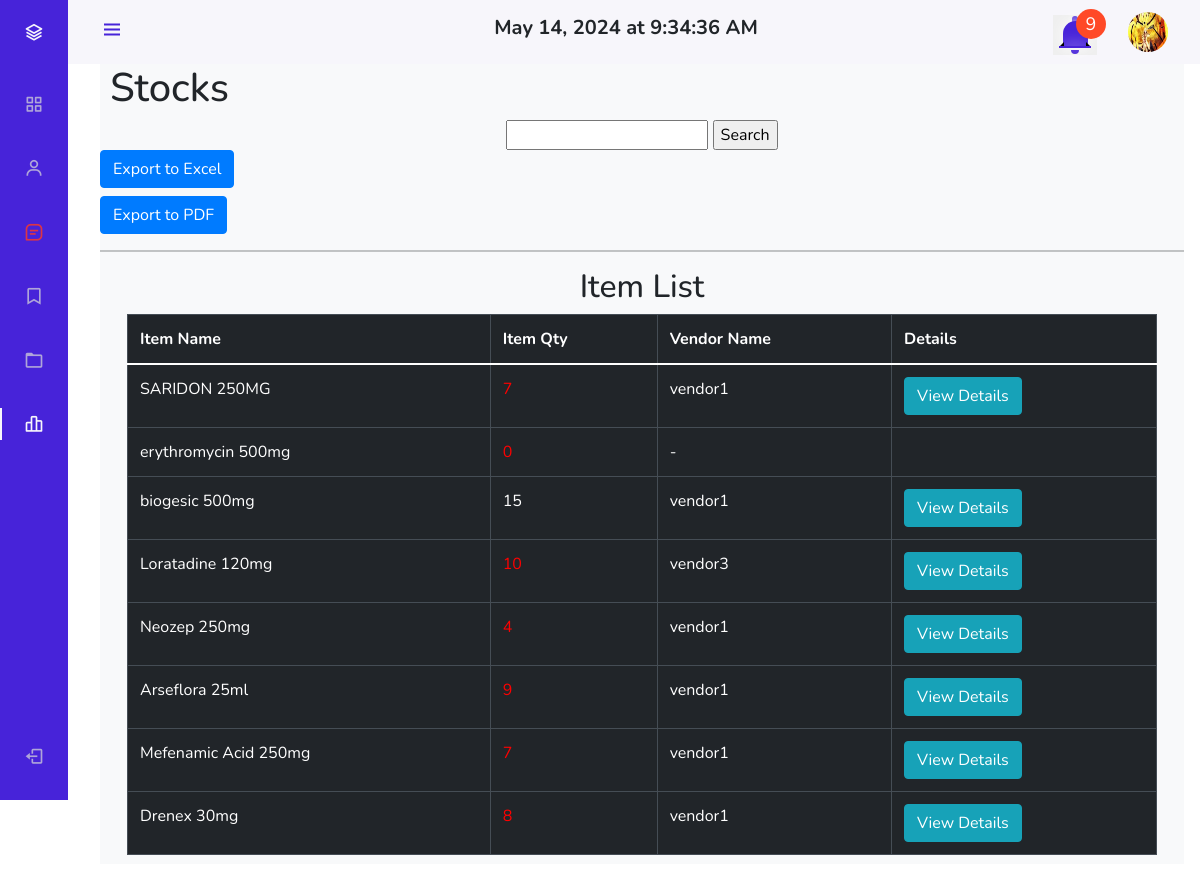
Screenshot of /pages/admin/admin_view_warehouse.php (signed in) with the database file from the repository.
### tables this page shows
CREATE TABLE `accounts` (
  `id` int(11) NOT NULL,
  `username` varchar(50) NOT NULL,
  `password` varchar(256) DEFAULT NULL,
  `email` varchar(100) NOT NULL,
  `role_as` int(11) NOT NULL,
  `picture` varchar(255) DEFAULT NULL
);

CREATE TABLE `items` (
  `code` int(11) NOT NULL,
  `item_name` varchar(50) NOT NULL,
  `what_for` varchar(256) NOT NULL,
  `unit_price` double NOT NULL,
  `mark_up` int(2) NOT NULL,
  `price` double NOT NULL,
  `type` varchar(256) NOT NULL,
  `classification` varchar(256) NOT NULL,
  `vendor_name` varchar(250) NOT NULL
);

### pages/admin/admin_view_warehouse.php (the view, shortened to what this page needs)
<!DOCTYPE html>
<html lang="en">
<head>
    <?php include "ham.php"; ?>
    <div class="height-100 bg-light">
        <h1 style="padding-left:10px;">Stocks</h1>
        <center>
            <form method='GET' action='../../actions/admin/admin_search_item.php'>
                <input type='text' name='search'>
                <input type='submit' name='submit' value='Search'>
            </form>
        </center>
        <button id='exportExcelBtn' class='btn btn-primary mb-2'>Export to Excel</button>
        <form id='pdfForm' action='../../actions/admin/admin_generate_pdf.php' method='post'>
            <button type='submit' name='generate_pdf' class='btn btn-primary'>Export to PDF</button>
        </form>
        <hr />
        <div class='container'>
            <div class='row'>
                <?php
                $get_items = "SELECT item_name FROM items";
                $items_result = mysqli_query($conn, $get_items);
                echo "<h2><center>Item List</center></h2>
    <section class='intro'>
        <div class='gradient-custom-2 h-100'>
            <div class='mask d-flex align-items-center h-100'>
                <div class='container'>
                    <div class='row justify-content-center'>
                        <div class='col-12'>
                            <div class='table-responsive'>
                                <table class='table table-dark table-bordered mb-0'id='myTable'>
                                    <thead>
                                        <tr>
                                            <th scope='col'>Item Name</th>
                                            <th scope='col'>Item Qty</th>
                                            <th scope='col'>Vendor Name</th>
                                            <th scope='col'>Details </th>
                                        </tr>
                                    </thead>
                                    <tbody>";
                while ($item_row = mysqli_fetch_assoc($items_result)) {
                    $item_name = $item_row["item_name"];
                    $data = "SELECT SUM(item_qty) AS total_qty, vendor_name FROM warehouse WHERE item_name = '$item_name' GROUP BY item_name;";
                    $warehouse_result = mysqli_query($conn, $data);
                    $warehouse_row = mysqli_fetch_assoc($warehouse_result);
                    if ($warehouse_row) {
                        $item_qty = $warehouse_row['total_qty'];
                        $vendor_name = $warehouse_row['vendor_name'];
                    } else {
                        $item_qty = 0;
                        $vendor_name = "-";
                    }
                    echo "<tr>";
                    echo "<td class ='item_name'>" . $item_name . "</td>";
                    if ($item_qty == 0) {
                        echo "<td style= 'color:red;'>" . $item_qty . "</td>";
                        echo "<td>" . $vendor_name . "</td>";
                        echo "<td></td>";
                    } elseif ($item_qty > 0 && $item_qty <= 10) {
                        echo "<td style='color:red;'>" . $item_qty . "</td>";
                        echo "<td>" . $vendor_name . "</td>";
                        echo "<td scope='col' class=''> " . "<a href='#' class='btn btn-info view_details'>View Details</a>" . "</td>";
                    } else {
                        echo "<td>" . $item_qty . "</td>";
                        echo "<td>" . $vendor_name . "</td>";
                        echo "<td scope='col' class=''> " . "<a href='#' class='btn btn-info view_details'>View Details</a>" . "</td>";
                    }
                    echo "</tr>";
                }
                echo "</tbody>
                                </table>
                            </div>
                        </div>
                    </div>
                </div>
            </div>
        </div>
    </section>
    <br/>
        ";
                ?>
            </div>
        </div>
    </div>
    <br />
    </body>
</html>

### pages/admin/ham.php (shortened to what this page needs)
<?php
$host = "localhost";
$user = "root";
$pass = "";
$dbname = "capstone";
$conn = new mysqli($host, $user, $pass, $dbname);
$unreadQuery = "SELECT COUNT(*) AS unread_count FROM (
    SELECT status FROM push_orders WHERE status = 'unread'
    UNION ALL
    SELECT status FROM reports WHERE status = 'unread'
) AS combined";
$result = $conn->query($unreadQuery);
$row = $result->fetch_assoc();
$hasUnread = $row['unread_count'] > 0;
$usn = $_SESSION['admin_name'];
$pictureQuery = "SELECT picture FROM accounts WHERE username = '$usn'";
$pictureResult = $conn->query($pictureQuery);
$row = $pictureResult->fetch_assoc();
$picture_name = $row['picture'];
$notifCount = 0;
?>
<link rel="stylesheet" href="https://cdn.jsdelivr.net/npm/bootstrap@5.0.0-beta1/dist/css/bootstrap.min.css">
<link rel="stylesheet" href="https://cdn.jsdelivr.net/npm/bootstrap@5.0.0-beta1/dist/js/bootstrap.bundle.min.js">
<link rel="stylesheet" href="https://cdnjs.cloudflare.com/ajax/libs/jquery/3.2.1/jquery.min.js">
<link rel="stylesheet" href="https://cdn.jsdelivr.net/npm/boxicons@latest/css/boxicons.min.css">
<link href="https://cdn.jsdelivr.net/npm/select2@4.1.0-rc.0/dist/css/select2.min.css" rel="stylesheet" />
<link rel="stylesheet" href="https://stackpath.bootstrapcdn.com/bootstrap/4.5.2/css/bootstrap.min.css">
<link rel="stylesheet" href="https://cdn.jsdelivr.net/npm/sweetalert2@10">
<link rel="stylesheet" href="../../css/admin_ham.css">
</head>
<body>
    <body id="body-pd">
        <header class="header" id="header">
            <div class="header_toggle"> <i class='bx bx-menu' id="header-toggle"></i> </div>
            <div class='header_time'>
                <h5><b><span id='current_datetime'></span></b></h5>
            </div>
                        <?php
                        $expiry_query = "SELECT * FROM warehouse";
                        $result = $conn->query($expiry_query);
                        while ($row = $result->fetch_assoc()) {
                            $expiry_date = $row["expiry_date"];
                            $today =  date("Y-m-d");
                            $diff = strtotime($expiry_date) - strtotime($today);
                            $diffInMonths = floor($diff / (30 * 24 * 60 * 60));
                            if ($diffInMonths <= 3) {
                                $notifCount++;
                            }
                        }
                        $low_stock_query = "SELECT item_name FROM items";
                        $item_results = $conn->query($low_stock_query);
                        while ($row = $item_results->fetch_assoc()) {
                            $item_name = $row['item_name'];
                            $data = "SELECT SUM(item_qty) AS total_qty, vendor_name FROM warehouse WHERE item_name = '$item_name' GROUP BY item_name;";
                            $warehouse_result = mysqli_query($conn, $data);
                            $warehouse_row = mysqli_fetch_assoc($warehouse_result);
                            if ($warehouse_row) {
                                $item_qty = $warehouse_row['total_qty'];
                                if ($item_qty <= 20) {
                                    $notifCount++;
                                }
                            } else {
                                $notifCount++;
                            }
                        }
                        ?>
            <div class="notification-box">
                <span class="notification-count"><?php echo $notifCount; ?></span>
                <button onclick="showAlert()" style="border:none; outline:none">
                    <div class="notification-bell">
                        <span class="bell-top"></span>
                        <span class="bell-middle"></span>
                        <span class="bell-bottom"></span>
                        <span class="bell-rad"></span>
                </button>
            </div>
            <div class='header_img'>
                <img src='../../img/<?php echo $picture_name; ?>' alt=''>
            </div>
        </header>
        <div class="l-navbar" id="nav-bar">
            <nav class="nav">
                <div class="nav2">
                    <a href="admin_view_profile.php" class="nav_logo" title="Profile"> <i class='bx bx-layer nav_logo-icon'></i> <span class="nav_logo-name">Admin</span> </a>
                    <div class="nav_list">
                        <a href="admin_page.php" class="nav_link active" title="Dashboard"> <i class='bx bx-grid-alt nav_icon'></i> <span class="nav_name">Dashboard</span> </a>
                        <a href="admin_view_users.php" class="nav_link" title="Users"> <i class='bx bx-user nav_icon'></i> <span class="nav_name">Users</span> </a>
                        <a href="admin_view_messages.php" class="nav_link" title="Messages">
                            <i class='bx bx-message-square-detail nav_icon <?php if ($hasUnread) echo "text-danger"; ?>'></i>
                        </a>
                        <a href="admin_view_items.php" class="nav_link" title="Items"> <i class='bx bx-bookmark nav_icon'></i> <span class="nav_name">Items</span> </a>
                        <div class="dropdown">
                            <a class="dropbtn nav_link" title="Transactions">
                                <i class='bx bx-folder nav_icon'></i>
                            </a>
                        </div>
                        <a href="admin_view_warehouse.php" class="nav_link" title="Stocks"> <i class='bx bx-bar-chart-alt-2 nav_icon'></i> <span class="nav_name">Stocks</span> </a>
                    </div>
                </div>
                <a href="../../actions/logout.php" class="nav_link" title="logOut"> <i class='bx bx-log-out nav_icon'></i> <span class="nav_name">SignOut</span> </a>
            </nav>
        </div>

### css/admin_ham.css (style rules this page uses)
:root { --header-height: 3rem; --nav-width: 68px; --first-color: #4723D9; --first-color-light: #AFA5D9; --white-color: #F7F6FB; --body-font: 'Nunito', sans-serif; --normal-font-size: 1rem; --z-fixed: 100 }
*,::before,::after { box-sizing: border-box }
body { position: relative;margin: var(--header-height) 0 0 0;padding: 0 1rem;font-family: var(--body-font);font-size: var(--normal-font-size);transition: .5s }
a { text-decoration: none }
.header { width: 100%;height: var(--header-height);position: fixed;top: 0;left: 0;display: flex;align-items: center;justify-content: space-between;padding: 0 1rem;background-color: var(--white-color);z-index: var(--z-fixed);transition: .5s }
.header_toggle { color: var(--first-color);font-size: 1.5rem;cursor: pointer }
.header_img { width: 35px;height: 35px;display: flex;justify-content: center;border-radius: 50%;overflow: hidden }
.header_img img { width: 40px }
.l-navbar { position: fixed;top: 0;left: -30%;width: var(--nav-width);height: 100vh;background-color: var(--first-color);padding: .5rem 1rem 0 0;transition: .5s;z-index: var(--z-fixed) }
.nav { height: 100%;display: flex;flex-direction: column;justify-content: space-between;overflow: hidden }
.nav_logo, .nav_link { display: grid;grid-template-columns: max-content max-content;align-items: center;column-gap: 1rem;padding: .5rem 0 .5rem 1.5rem }
.nav_logo { margin-bottom: 2rem }
.nav_logo-icon { font-size: 1.25rem;color: var(--white-color) }
.nav_link { position: relative;color: var(--first-color-light);margin-bottom: 1.5rem;transition: .3s }
.nav_icon { font-size: 1.25rem }
.active { color: var(--white-color) }
.active::before { content: '';position: absolute;left: 0;width: 2px;height: 32px;background-color: var(--white-color) }
.height-100 { height:100vh }
@media screen and (min-width: 768px) { body { margin: calc(var(--header-height) + 1rem) 0 0 0;padding-left: calc(var(--nav-width) + 2rem) } }
@media screen and (min-width: 768px) { .header { height: calc(var(--header-height) + 1rem);padding: 0 2rem 0 calc(var(--nav-width) + 2rem) } }
@media screen and (min-width: 768px) { .header_img { width: 40px;height: 40px } }
@media screen and (min-width: 768px) { .header_img img { width: 45px } }
@media screen and (min-width: 768px) { .l-navbar { left: 0;padding: 1rem 1rem 0 0 } }
h5 { display: flex; justify-content: center; align-items: center; }
.notification-box { position: fixed; z-index: 99; top: 15px; right: 100px; width: 50px; height: 50px; text-align: center; }
.notification-bell { animation: bell 1s 1s both infinite; }
.notification-bell * { display: block; margin: 0 auto; background-color: #4723D9; box-shadow: 0px 0px 15px #fff; }
.bell-top { width: 6px; height: 6px; border-radius: 3px 3px 0 0; }
.bell-middle { width: 25px; height: 25px; margin-top: -1px; border-radius: 12.5px 12.5px 0 0; }
.bell-bottom { position: relative; z-index: 0; width: 32px; height: 2px; }
.bell-bottom::before, .bell-bottom::after { content: ''; position: absolute; top: -4px; }
.bell-bottom::before { left: 1px; border-bottom: 4px solid black; border-right: 0 solid transparent; border-left: 4px solid transparent; }
.bell-bottom::after { right: 1px; border-bottom: 4px solid black; border-right: 4px solid transparent; border-left: 0 solid transparent; }
.bell-rad { width: 8px; height: 4px; margin-top: 2px; border-radius: 0 0 4px 4px; animation: rad 1s 2s both infinite; }
.notification-count { position: absolute; z-index: 1; top: -6px; right: -6px; width: 30px; height: 30px; line-height: 30px; font-size: 18px; border-radius: 50%; background-color: #ff4927; color: #fff; animation: zoom 3s 3s both infinite; }

### pages/admin/ham.php (style rules this page uses)
.nav2 { margin-top: -0.5vh; }
.dropdown { display: inline-block; }

### rows the page displays
accounts: picture (placeholder picture)
items: item_name "SARIDON 250MG", item_qty "7", vendor_name "vendor1"
items: item_name "erythromycin 500mg", item_qty "0", vendor_name "-"
items: item_name "biogesic 500mg", item_qty "15", vendor_name "vendor1"
items: item_name "Loratadine 120mg", item_qty "10", vendor_name "vendor3"
items: item_name "Neozep 250mg", item_qty "4", vendor_name "vendor1"
items: item_name "Arseflora 25ml", item_qty "9", vendor_name "vendor1"
items: item_name "Mefenamic Acid 250mg", item_qty "7", vendor_name "vendor1"
items: item_name "Drenex 30mg", item_qty "8", vendor_name "vendor1"

### other values shown
$notifCount "9"
